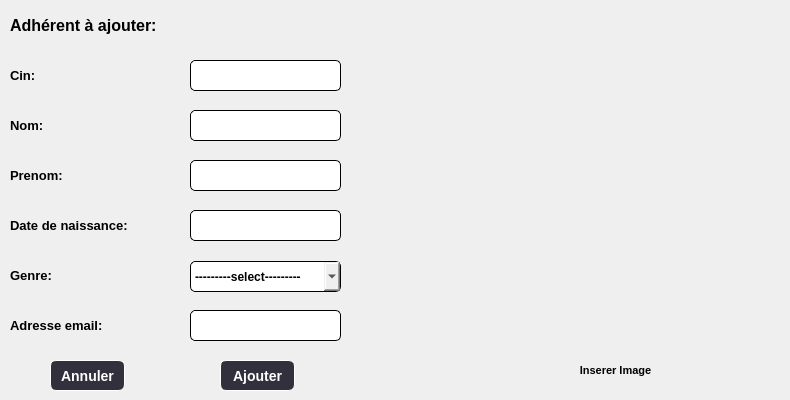
      <widget class="QWidget" name="Ajouter">
       <property name="styleSheet">
        <string notr="true">Ajouter {
    border-style: outset;
    border-width: 1px;
    border-color: #ffffff;
    font: bold 16px;
    color:#ffffff;
    height:10px;
       padding: 2px;
}</string>
       </property>
       <attribute name="title">
        <string>Ajouter</string>
       </attribute>
       <widget class="QPushButton" name="ajouter">
        <property name="geometry">
         <rect>
          <x>220</x>
          <y>360</y>
          <width>75</width>
          <height>31</height>
         </rect>
        </property>
        <property name="cursor">
         <cursorShape>PointingHandCursor</cursorShape>
        </property>
        <property name="styleSheet">
         <string notr="true">#ajouter{
    background-color: #32303D;
    border-style: outset;
    border-width: 1px;
    font: bold 14px;
    color:#ffffff;
    padding: 2px;
	border-radius:6px;
}</string>
        </property>
        <property name="text">
         <string>Ajouter</string>
        </property>
       </widget>
       <widget class="QPushButton" name="reset">
        <property name="geometry">
         <rect>
          <x>50</x>
          <y>360</y>
          <width>75</width>
          <height>31</height>
         </rect>
        </property>
        <property name="cursor">
         <cursorShape>PointingHandCursor</cursorShape>
        </property>
        <property name="styleSheet">
         <string notr="true">#reset {
    background-color: #32303D;
    border-style: outset;
    border-width: 1px;
    font: bold 14px;
    color:#ffffff;
    padding: 2px;
	border-radius:6px;
}</string>
        </property>
        <property name="text">
         <string>Annuler</string>
        </property>
       </widget>
       <widget class="QLineEdit" name="nom">
        <property name="geometry">
         <rect>
          <x>190</x>
          <y>110</y>
          <width>151</width>
          <height>31</height>
         </rect>
        </property>
        <property name="styleSheet">
         <string notr="true">border: 1px solid;
border-radius: 5px;
padding: 1px 18px 1px 3px;
min-width: 6em;
color: rgb(0, 0, 0);
font-size: 12px;
font:bold;</string>
        </property>
       </widget>
       <widget class="QLabel" name="label_24">
        <property name="geometry">
         <rect>
          <x>10</x>
          <y>210</y>
          <width>131</width>
          <height>31</height>
         </rect>
        </property>
        <property name="styleSheet">
         <string notr="true">color: rgb(0, 0, 0);
font-size: 13px;
font:bold;</string>
        </property>
        <property name="text">
         <string>Date de naissance:</string>
        </property>
       </widget>
       <widget class="QLabel" name="label_25">
        <property name="geometry">
         <rect>
          <x>10</x>
          <y>110</y>
          <width>41</width>
          <height>31</height>
         </rect>
        </property>
        <property name="styleSheet">
         <string notr="true">color: rgb(0, 0, 0);
font-size: 13px;
font:bold;</string>
        </property>
        <property name="text">
         <string>Nom:</string>
        </property>
       </widget>
       <widget class="QLineEdit" name="prenom">
        <property name="geometry">
         <rect>
          <x>190</x>
          <y>160</y>
          <width>151</width>
          <height>31</height>
         </rect>
        </property>
        <property name="styleSheet">
         <string notr="true">border: 1px solid;
border-radius: 5px;
padding: 1px 18px 1px 3px;
min-width: 6em;
color: rgb(0, 0, 0);
font-size: 12px;
font:bold;</string>
        </property>
       </widget>
       <widget class="QLabel" name="label_26">
        <property name="geometry">
         <rect>
          <x>10</x>
          <y>160</y>
          <width>61</width>
          <height>31</height>
         </rect>
        </property>
        <property name="styleSheet">
         <string notr="true">color: rgb(0, 0, 0);
font-size: 13px;
font:bold;</string>
        </property>
        <property name="text">
         <string>Prenom:</string>
        </property>
       </widget>
       <widget class="QLineEdit" name="date">
        <property name="geometry">
         <rect>
          <x>190</x>
          <y>210</y>
          <width>151</width>
          <height>31</height>
         </rect>
        </property>
        <property name="styleSheet">
         <string notr="true">border: 1px solid;
border-radius: 5px;
padding: 1px 18px 1px 3px;
min-width: 6em;
color: rgb(0, 0, 0);
font-size: 12px;
font:bold;</string>
        </property>
       </widget>
       <widget class="QLabel" name="label_27">
        <property name="geometry">
         <rect>
          <x>10</x>
          <y>60</y>
          <width>31</width>
          <height>31</height>
         </rect>
        </property>
        <property name="styleSheet">
         <string notr="true">color: rgb(0, 0, 0);
font-size: 13px;
font:bold;</string>
        </property>
        <property name="text">
         <string>Cin:</string>
        </property>
       </widget>
       <widget class="QLineEdit" name="cin">
        <property name="geometry">
         <rect>
          <x>190</x>
          <y>60</y>
          <width>151</width>
          <height>31</height>
         </rect>
        </property>
        <property name="styleSheet">
         <string notr="true">border: 1px solid;
border-radius: 5px;
padding: 1px 18px 1px 3px;
min-width: 6em;
color: rgb(0, 0, 0);
font-size: 12px;
font:bold;</string>
        </property>
       </widget>
       <widget class="QLabel" name="label_5">
        <property name="geometry">
         <rect>
          <x>10</x>
          <y>10</y>
          <width>201</width>
          <height>31</height>
         </rect>
        </property>
        <property name="styleSheet">
         <string notr="true">font-size: 16px;
color: rgb(0, 0, 0);
font:bold;</string>
        </property>
        <property name="text">
         <string>Adhérent à ajouter:</string>
        </property>
       </widget>
       <widget class="QLineEdit" name="email">
        <property name="geometry">
         <rect>
          <x>190</x>
          <y>310</y>
          <width>151</width>
          <height>31</height>
         </rect>
        </property>
        <property name="styleSheet">
         <string notr="true">border: 1px solid;
border-radius: 5px;
padding: 1px 18px 1px 3px;
min-width: 6em;
color: rgb(0, 0, 0);
font-size: 12px;
font:bold;</string>
        </property>
        <property name="text">
         <string/>
        </property>
       </widget>
       <widget class="QLabel" name="label_32">
        <property name="geometry">
         <rect>
          <x>10</x>
          <y>310</y>
          <width>131</width>
          <height>31</height>
         </rect>
        </property>
        <property name="styleSheet">
         <string notr="true">color: rgb(0, 0, 0);
font-size: 13px;
font:bold;</string>
        </property>
        <property name="text">
         <string>Adresse email:</string>
        </property>
       </widget>
       <widget class="QPushButton" name="photo">
        <property name="geometry">
         <rect>
          <x>570</x>
          <y>360</y>
          <width>91</width>
          <height>21</height>
         </rect>
        </property>
        <property name="styleSheet">
         <string notr="true">#photo{
    border-width: 1px;
    font: bold 11px;
    padding: 2px;
	border-radius:6px;
}</string>
        </property>
        <property name="text">
         <string>Inserer Image</string>
        </property>
       </widget>
       <widget class="QLabel" name="pic">
        <property name="geometry">
         <rect>
          <x>430</x>
          <y>10</y>
          <width>341</width>
          <height>331</height>
         </rect>
        </property>
        <property name="text">
         <string/>
        </property>
       </widget>
       <widget class="QPushButton" name="aff">
        <property name="geometry">
         <rect>
          <x>420</x>
          <y>0</y>
          <width>361</width>
          <height>351</height>
         </rect>
        </property>
        <property name="styleSheet">
         <string notr="true">#aff{
background-color: transparent;
background: none;
border: none;
background-repeat: none;
}</string>
        </property>
        <property name="text">
         <string/>
        </property>
       </widget>
       <widget class="QLabel" name="label_36">
        <property name="geometry">
         <rect>
          <x>10</x>
          <y>260</y>
          <width>131</width>
          <height>31</height>
         </rect>
        </property>
        <property name="styleSheet">
         <string notr="true">color: rgb(0, 0, 0);
font-size: 13px;
font:bold;</string>
        </property>
        <property name="text">
         <string>Genre:</string>
        </property>
       </widget>
       <widget class="QComboBox" name="genre">
        <property name="geometry">
         <rect>
          <x>190</x>
          <y>261</y>
          <width>151</width>
          <height>31</height>
         </rect>
        </property>
        <property name="styleSheet">
         <string notr="true">border: 1px solid;
border-radius: 5px;
color: rgb(0, 0, 0);
font-size: 12px;
font:bold;</string>
        </property>
        <item>
         <property name="text">
          <string>---------select---------</string>
         </property>
        </item>
        <item>
         <property name="text">
          <string>Male</string>
         </property>
        </item>
        <item>
         <property name="text">
          <string>Female</string>
         </property>
        </item>
       </widget>
      </widget>
